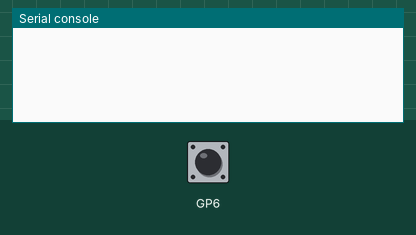
Recording of a program running on a simulated Raspberry Pi Pico running CircuitPython. Parts: the last lines printed to the serial console. The test bench sets the inputs (shaded band); at power-on: GP6 HIGH.

Above: at 1.2 s.
1.3 s: GP6 pulled LOW for 0.15 s
At 1.45 s:
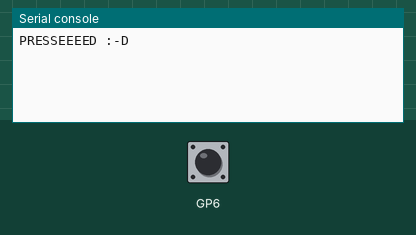
At 2.4 s:
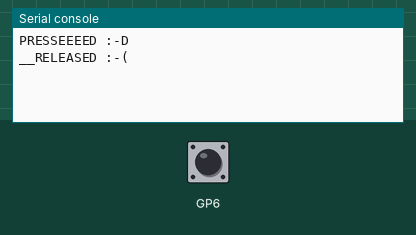

Measured:
- after the input at 1.3 s, the serial console: prints a new line at once (image 1)

The program:

button.py
```python
"""
*This module help you to manage integrated button.*

---

Examples:
    >>> from pybox.button import SIMPLEBUTTON
    >>> but = SIMPLEBUTTON()
    >>> but.value
    0
    >>> # press and hold the button
    >>> but.value
    1

The module consists basically in two classes:
    - `SIMPLEBUTTON`: to get the value of the button
    - `BUTTON`: to bind custom functions to button behavior
"""

import time
import board
from digitalio import DigitalInOut, Direction, Pull
import keypad

BUTTONS = [None, board.GP0, board.GP1, board.GP4]


class SIMPLEBUTTON:
    """*SimpleButton class.*

    ---

    Examples:
        >>> but = SIMPLEBUTTON()
        >>> but.value
        0                           # if button is not pressed
    """

    def __init__(self, button=None):
        if button not in [1, 2, 3]:
            raise ValueError(
                "Missing a required argument: 1-3 for button number")

        self.__btn = DigitalInOut(BUTTONS[button])
        self.__btn.direction = Direction.INPUT
        self.__btn.pull = Pull.UP

    def deinit(self):
        """Turn off the button.
        """
        self.__btn.deinit()

    @property
    def value(self) -> int:
        """Raw button value.

        It contains the value of the button based on its status: 1 if pressed, 0 otherwise.

        Examples:
            >>> but.value
            0
        """
        return int(not self.__btn.value)


class BUTTON:
    """*Button class.*

    ---

    Examples:
        >>> but = BUTTON()
        >>> def press_callback():
        ...     print("PRESSED")
        >>> def release_callback():
        ...     print("RELEASED")
        >>> but.press_handler(press_callback)
        >>> but.release_handler(release_callback)
        >>> while True:
        ...     but.update()

    """

    def __init__(self, pin=board.GP6):
        self.__keys = keypad.Keys((pin,), value_when_pressed=False)
        self.__press_function = None
        self.__release_function = None
        self.__press_time = None
        self.__press_timestamp = None

    def update(self) -> None:
        """Update button state on main loop.

        Examples:
            >>> but = BUTTON()
            >>> while True:
            ...     but.update()
        """

        event = self.__keys.events.get()

        if event:
            if event.pressed:
                self.__press_timestamp = time.monotonic()
                if self.__press_function:
                    self.__press_function()
            elif event.released:
                self.__press_time = time.monotonic() - self.__press_timestamp
                if self.__release_function:
                    self.__release_function()

    def press_handler(self, callback: callable = None) -> None:
        """Bind a function to call when button is pressed.

        Args:
            callback: a function to be executed when button is pressed.

        Examples:
            >>> def press_callback():
            ...     print("PRESSED")
            >>> push = BUTTON()
            >>> push.press_handler(press_callback)
            >>> while True:
            ...     # print PRESSED on press button
            ...     push.update()


        Todo:
            - Add possibility to add arguments to callback
        """

        self.__press_function = callback

    def release_handler(self, callback: callable = None) -> None:
        """Bind a function to call when button is released.

        Args:
            callback (callable): a function to be executed when button is released.

        Examples:
            >>> def release_callback():
            ...     print("RELEASED")
            >>> push = BUTTON()
            >>> push.release_handler(release_callback)
            >>> while True:
            ...     # print RELEASED on release button
            ...     push.update()

        Todo:
            - Add possibility to add arguments to callback
        """

        self.__release_function = callback

    def deinit(self):
        """Turn off the button.
        """
        self.__keys.deinit()

    @property
    def press_time(self) -> float:
        """Time of pressure.
        """
        return self.__press_time


if __name__ == '__main__':

    push = BUTTON()

    def pre():
        print("PRESSEEEED :-D")

    def rel():
        print("__RELEASED :-(")

    push.press_handler(pre)
    push.release_handler(rel)

    while True:
        push.update()
        # time.sleep(0.001)
```
